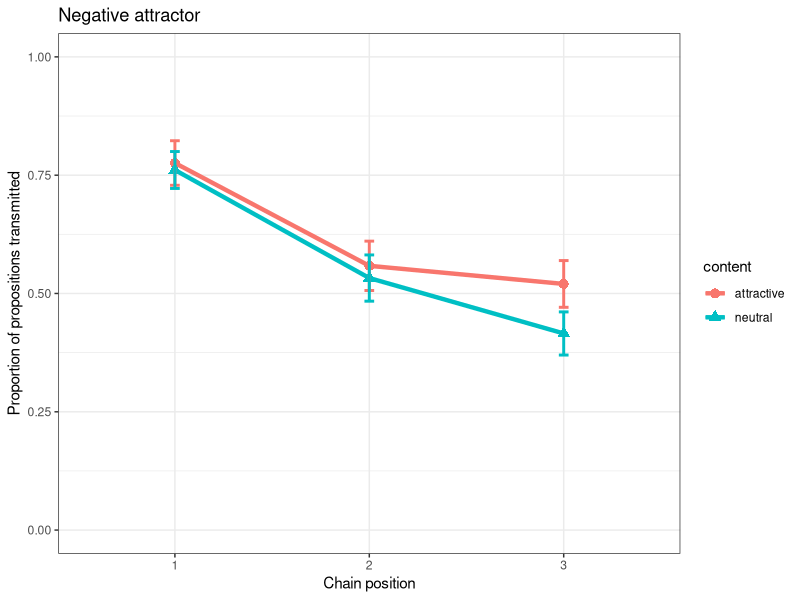
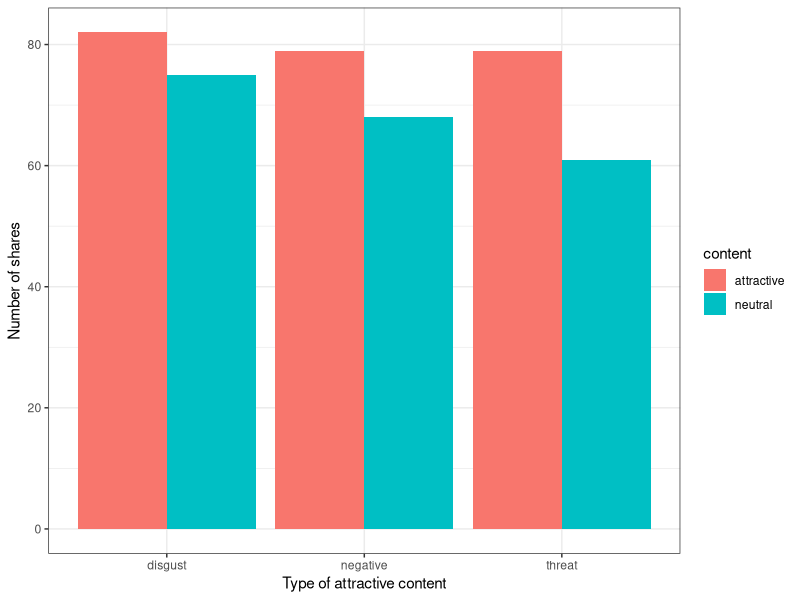

Write R code to recreate these figures, in order.
## ---- chunk 1
knitr::opts_chunk$set(echo = TRUE)
## ---- chunk 2
library(tidyverse)
library(lme4)
library(lmerTest)

# data structure:
negative <- tibble(content = factor(rep(rep(c("attractive", "neutral"), each = 30), 3)), 
                   proportion = NA,
                   chain_position = factor(rep(1:3, each = 60)),
                   chain_ID = factor(rep(1:60, 3)))

# simulated data:
negative$proportion[1:60] <- rnorm(60, 0.8, .3)
negative$proportion[61:120] <- rnorm(60, 0.6, .3)
negative$proportion[121:180] <- rnorm(60, 0.4, .3)

# test with difference:
# negative <- negative %>%
#  mutate(proportion = replace(proportion, content=="attractive", proportion[content=="attractive"] + 0.1))

negative <- negative %>%
  mutate(proportion = replace(proportion, proportion > 1, 1)) %>%
  mutate(proportion = replace(proportion, proportion < 0, 0))

# plot the proportion of sentence correctly retained:
negative %>%
  ggplot(aes(x = chain_position, y = proportion, colour = content)) + 
    stat_summary(fun = mean, geom = "line", size = 1.5, aes(group = content, colour = content)) +
    stat_summary(fun = mean, geom = "point", size = 3, aes(shape = content)) + 
    stat_summary(fun.data = mean_se, geom = "errorbar", width = 0.05, size = 1) + 
    theme_bw() + 
    ylim(0,1) +
    labs(x = "Chain position", y = "Proportion of propositions transmitted", title = "Negative attractor") 
## ---- chunk 3
negative_model <- lmer(proportion ~ content + chain_position + (1|chain_ID), data = negative)
coef(summary(negative_model))
## ---- chunk 4
# data structure:
anonymous <- tibble(attractor = NA,
                    content = NA,
                    share = NA,
                    order_of_presentation = factor(rep(1:3, 300)),
                    participant_ID = factor(rep(1:300, each = 3)))

# simulated data:
# randomise content type for each participant:
anonymous$attractor <- as.vector(replicate(300, sample(c("negative", "threat", "disgust"))))
# randomise whether attractive or not:
anonymous$content <- sample(c("attractive","neutral"), replace = TRUE, size = 900)
# randomise participant choices:
anonymous$share <- factor(sample(c(0,1), replace = TRUE, size = 900))

# test with difference:
# for(i in sample(1:900, size = 500)){
#   if(anonymous$content[i] == "attractive"){
#     anonymous$share[i] <- 1
#   }
# }

# plot the number of time a content is shared
anonymous %>%
  filter(share == 1) %>%
  ggplot(aes(x = attractor, fill = content)) +
    geom_bar(position = "dodge") + 
    theme_bw() + 
    labs(x = "Type of attractive content", y = "Number of shares") 
## ---- chunk 5
anonymous_negative <- anonymous %>%
  filter(attractor == "negative")
negative_model <- glmer(share ~  content + (1|participant_ID) + (1|order_of_presentation), family = binomial, data = anonymous_negative)
coef(summary(negative_model))
